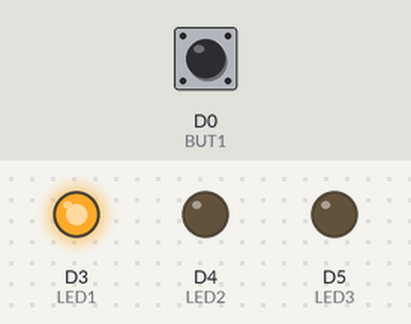
A sketch run on a simulated ESP8266 (NodeMCU). Parts: output pins drawn as LEDs (lit = HIGH). Dashed ring = blinking. Inputs (shaded band) come from the test bench; at power-on: D0 (BUT1) HIGH. Random numbers use the default seed unless the sketch sets one.

Above: at 1.2 s.
1.3 s: D0 (BUT1) pulled LOW for 0.15 s
At 2.38 s:
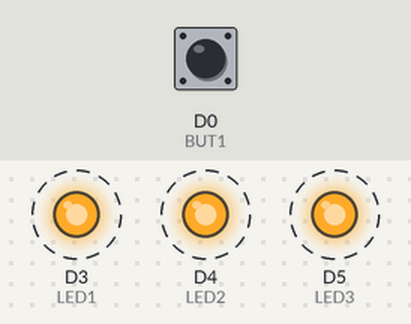
Timing chart, 0 to 4.4 s (numbered marks = the images above; inputs shaded):
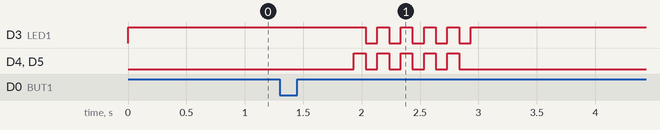

Measured:
- after the input at 1.3 s, D3 (LED1): alternates HIGH for 0.10 s and LOW for 0.10 s, 10 changes in all, then stays HIGH, starting after 0.73 s; D4 (LED2), D5 (LED3): alternates HIGH for 0.10 s and LOW for 0.10 s, 10 changes in all, then stays LOW, starting after 0.63 s

The sketch:

Pathfinder.ino
```cpp
int BUT1 = D0;
int BUT2 = D1;
int BUT3 = D2;
int LED1 = D3;
int LED2 = D4;
int LED3 = D5;

void setup() {
  pinMode(BUT1, INPUT_PULLUP); //Pullup so it will read low when pressed and high when not pressed
  pinMode(BUT2, INPUT_PULLUP);
  pinMode(BUT3, INPUT_PULLUP);

  pinMode(LED1, OUTPUT);
  pinMode(LED2, OUTPUT);
  pinMode(LED3, OUTPUT);

  randomSeed(analogRead(0));

  digitalWrite(LED1, HIGH);
}

void loop() {
  if (digitalRead(BUT1) == LOW) {

    long randDelay = random(50, 1000);

    delay(randDelay);

    delay(500);

    if (randDelay < 150) {
      for (int i = 0; i < 5; i++) {
        digitalWrite(LED1, HIGH); digitalWrite(LED2, HIGH); digitalWrite(LED3, HIGH);
        delay(100);
        digitalWrite(LED1, LOW); digitalWrite(LED2, LOW); digitalWrite(LED3, LOW);
        delay(100);
      }
    }

    digitalWrite(LED1, HIGH);
    digitalWrite(LED2, LOW);
    digitalWrite(LED3, LOW);

    while(digitalRead(BUT1) == LOW);
  }
}
```
